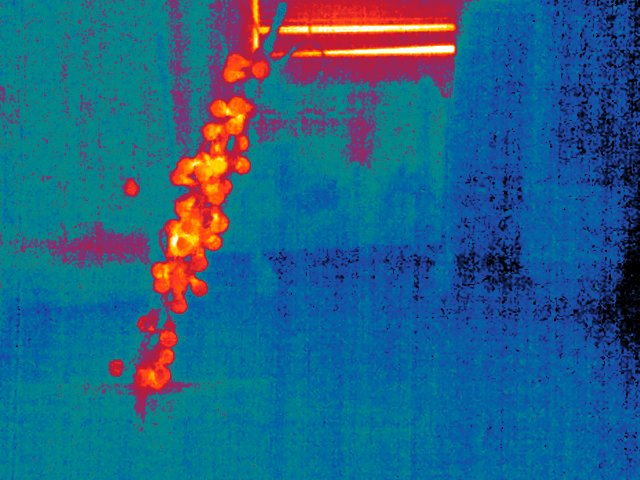
#> input picture FLIR/FLIR0032.jpg, 640 x 480 px, given in place of , which was not available
$ python still_heatbox_combined.py
#> lines starting #> are read from the running program, lines starting #| are printed output that depends on the picture; after the words box and inside, x2 and y2 are one past the last pixel; in counts of white or black regions, pixels touching at a corner belong together; pictures that were not available may be replaced by others from this repository, and a replacement may not be noted
import cv2
import numpy as np
import os

def capture_frame(rtsp_url):
#> called with rtsp_url = 'rtsp://admin:qzIRge@10.42.0.45/avc/'
    cap = cv2.VideoCapture(rtsp_url)

    ret, frame = cap.read()
#> frame is the input picture: shape (480, 640, 3); mean B, G, R 136, 97.9, 33.6
    if ret:
        return frame
    else:
        print("Failed to capture frame.")
        return None

    cap.release()

def apply_heatmap_with_box(frame, save_path, threshold_ratio=0.95):
    # Convert the frame to grayscale
#> called with save_path = './flir_images/heatmap_boxed1.jpg', threshold_ratio = 0.95
    gray = cv2.cvtColor(frame, cv2.COLOR_BGR2GRAY)
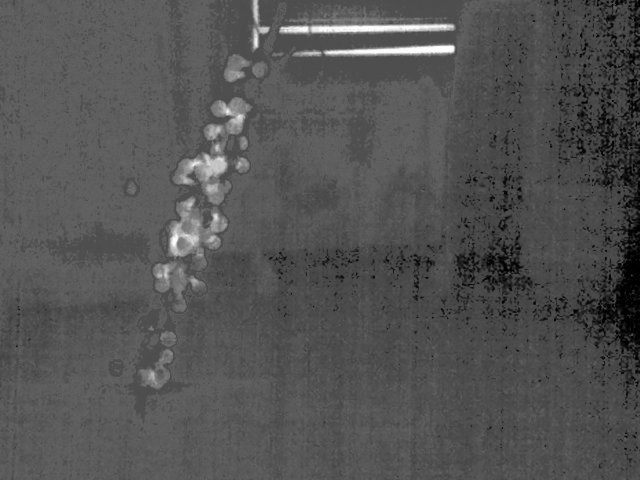
#> gray: shape (480, 640); min 0, max 255, mean 83

    # Apply the heatmap color map
    try:
       heatmap = cv2.applyColorMap(gray, cv2.COLORMAP_JET)
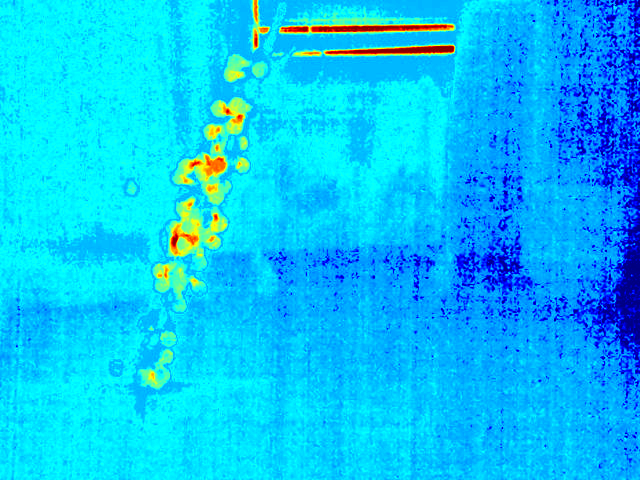
#> heatmap: shape (480, 640, 3); mean B, G, R 246.9, 195, 6.3
    except cv2.error as e:
        print(f"Error applying color map: {e}")
        return

    # Find the coordinates of the maximum pixel value (brightest/hottest point)
    (minVal, maxVal, minLoc, maxLoc) = cv2.minMaxLoc(gray)
#> minVal = 0; maxVal = 255; minLoc = (639, 3); maxLoc = (369, 27)

    # Threshold the grayscale image to isolate the hottest parts
    _, thresholded = cv2.threshold(gray, maxVal * threshold_ratio, 255, cv2.THRESH_BINARY)
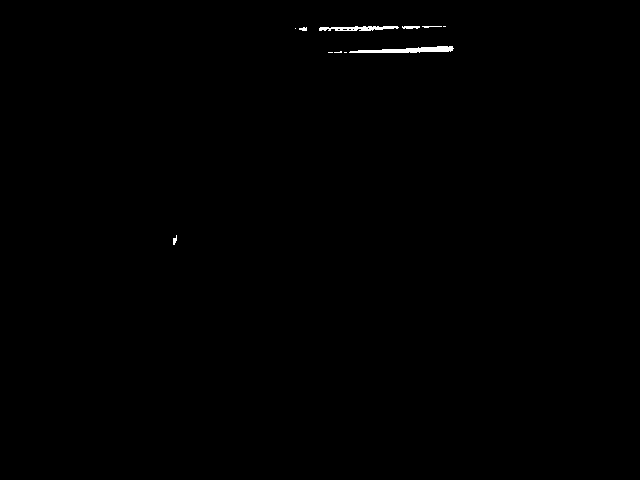
#> thresholded: shape (480, 640); 0.27% white; 11 white regions (5 under 20 px)

    # Find contours in the thresholded image
    contours, _ = cv2.findContours(thresholded.astype(np.uint8), cv2.RETR_EXTERNAL, cv2.CHAIN_APPROX_SIMPLE)
#> contours = 11 contours, 8 with area under 20; largest, box (x1, y1, x2, y2) and area: (349, 46, 454, 53) 324, (319, 26, 399, 31) 196, (402, 26, 420, 29) 27

    # Create an initial bounding box based on the location of the maximum pixel value
    initial_bbox = (maxLoc[0]-1, maxLoc[1]-1, 3, 3)
#> initial_bbox = (368, 26, 3, 3)

    # Find the contour containing the initial bounding box, if it exists
    for cnt in contours:
        x, y, w, h = cv2.boundingRect(cnt)
        if (x <= initial_bbox[0] <= x + w and y <= initial_bbox[1] <= y + h):
            cv2.rectangle(heatmap, (x, y), (x+w, y+h), (0, 255, 0), 2)  # Draw the box in green color
            break
#> this loop made 11 passes
#> (x, y, w, h) on passes 1, 4, 5, 6, 7, 9, 10, 11: (173, 235, 4, 10), (334, 51, 8, 2), (349, 46, 105, 7), (295, 28, 1, 1), (299, 27, 8, 4), (422, 26, 20, 2), (402, 26, 18, 3), (319, 26, 80, 5)
#> (cnt, x, y, w, h) on passes 2, 3, 8: ([[344, 52], [346, 52]], 344, 52, 3, 1), ([[328, 52], [332, 52]], 328, 52, 5, 1), ([[443, 26], [445, 26]], 443, 26, 3, 1)
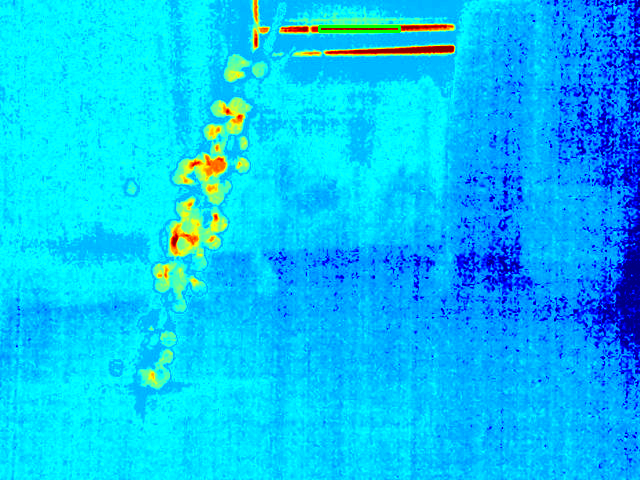
#> heatmap: shape (480, 640, 3); 0.16% of pixels changed, all inside (x1, y1, x2, y2) = (318, 25, 401, 33)

    # Save the heatmap image with the box
    cv2.imwrite(save_path, heatmap)
    print(f"Heatmap with box saved to {save_path}")

def get_next_filename(directory, base_filename):
    # Get a list of all files in the directory
    files = os.listdir(directory)

    # Find the highest numbered file that matches the pattern
    max_index = 0
    for file in files:
        if file.startswith(base_filename) and file.endswith(".jpg"):
            try:
                index = int(file[len(base_filename):-4])
                max_index = max(max_index, index)
            except ValueError:
                continue

    # Return the next filename
    return os.path.join(directory, f"{base_filename}{max_index + 1}.jpg")

# Usage
rtsp_url = "rtsp://admin:qzIRge@10.42.0.45/avc/"
frame = capture_frame(rtsp_url)

if frame is not None:
    destination_folder = "./flir_images"
    base_filename = "heatmap_boxed"
    save_path = get_next_filename(destination_folder, base_filename)
    apply_heatmap_with_box(frame, save_path)
